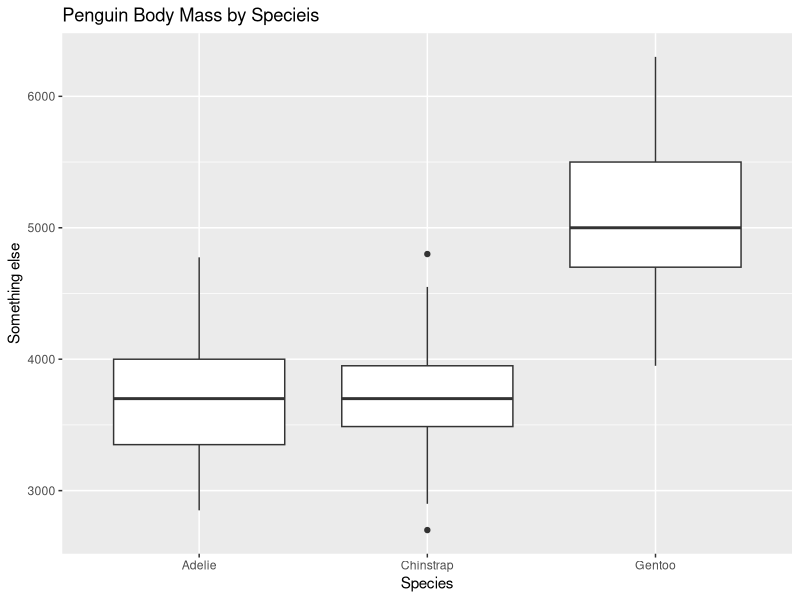

The R source for this figure:
## ---- chunk 1

library(tidyverse)
library(palmerpenguins)

## ---- chunk 2
penguins |>
  group_by(species) |>
  summarize(avg_bill = mean(bill_length_mm, na.rm = TRUE))
## ---- chunk 3
penguins |>
  ggplot(mapping=aes(x=species, y=body_mass_g),
  fill = species)+
    geom_boxplot() +
    labs(title = "Penguin Body Mass by Specieis", x = "Species", y= "Something else")
